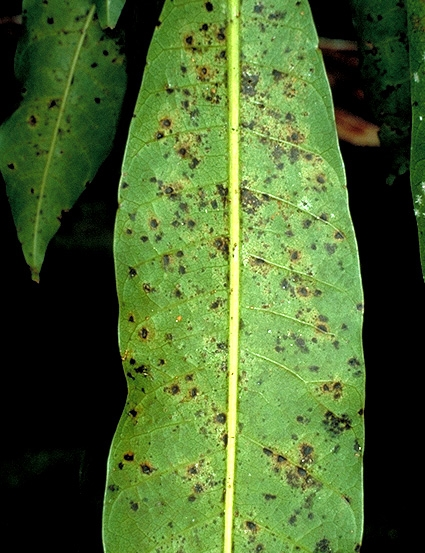
#> input picture for_predict/a_1.jpg, 425 x 553 px
$ python -i feature_extraction.py   (imports and definitions only)
#> lines starting #> are read from the running program, lines starting #| are printed output that depends on the picture; after the words box and inside, x2 and y2 are one past the last pixel; in counts of white or black regions, pixels touching at a corner belong together
import numpy as np
import cv2
from scipy.stats import entropy
from skimage.feature import hog

# Helper untuk grayscale
def to_grayscale(img):
    return cv2.cvtColor(img, cv2.COLOR_BGR2GRAY)

# Ekstraksi fitur warna
def extract_color_features(img):
    channels = cv2.split(img) # B, G R
    features = []

    for channel in channels:
        mean_val = np.mean(channel)
        std_val = np.std(channel)

        # Untuk entropy
        hist = cv2.calcHist([channel], [0], None, [256], [0, 256])
        hist = hist.flatten()

        hist_sum = hist.sum()
        if hist_sum != 0:
            hist = hist / hist_sum
        ent_val = entropy(hist, base=2)

        # Tidak memakai skew karena dikatakan overkill

        features.extend([mean_val, std_val, ent_val])

    return features


# Ekstraksi fitur teksture
def extract_texture_features(img):
    gray = to_grayscale(img)

    features = hog(
        gray,
        pixels_per_cell=(16, 16),
        cells_per_block=(2, 2),
        feature_vector=True
    )

    return features


# Ekstraksi fitur shape
def extract_shape_features(img):
    gray = to_grayscale(img)

    # Threshold to binary
    _, thresh = cv2.threshold(gray, 127, 255, cv2.THRESH_BINARY)

    # Find contours
    contours, _ = cv2.findContours(
        thresh,
        cv2.RETR_EXTERNAL,
        cv2.CHAIN_APPROX_SIMPLE
    )

    if contours:
        c = max(contours, key=cv2.contourArea)

        area = cv2.contourArea(c)
        perimeter = cv2.arcLength(c, True)

        # Circularity (nice bonus feature)
        if perimeter != 0:
            circularity = (4 * np.pi * area) / (perimeter ** 2)
        else:
            circularity = 0

        return [area, perimeter, circularity]

    return [0, 0, 0]


def extract_features(img):
    color_features = extract_color_features(img)
    texture_features = extract_texture_features(img)
    shape_features = extract_shape_features(img)

    return np.hstack([
        color_features,
        texture_features,
        shape_features
    ])

>>> import cv2
>>> picture = cv2.imread('../for_predict/a_1.jpg')
#> picture is the input picture: shape (553, 425, 3); mean B, G, R 46.2, 101.2, 73.5
>>> result = extract_features(picture)
#> the loop in extract_color_features, `for channel in channels:` made 3 passes
#> (mean_val, std_val, ent_val) on passes 1 to 3: (46.25, 44, 5.99), (101.2, 81.82, 6.52), (73.53, 64.83, 6.32)
#> after the loop in extract_color_features, `for channel in channels:`: features = [46.25, 44, 5.99, 101.2, 81.82, 6.52, 73.53, 64.83, 6.32]
#> in extract_features, `color_features = extract_color_features(img)`: color_features has the same summary as features in extract_color_features
#> in to_grayscale, `return cv2.cvtColor(img, cv2.COLOR_BGR2GRAY)`:
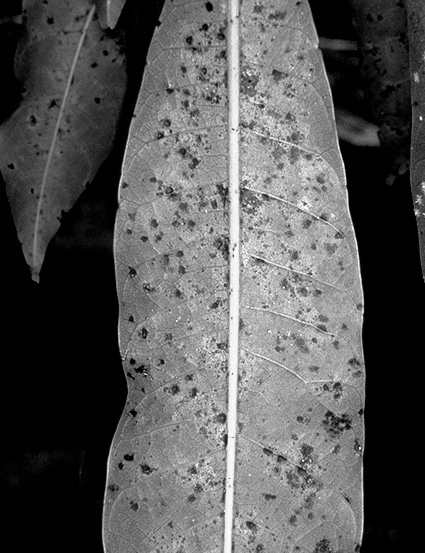
#> returned value: shape (553, 425); min 0, max 252, mean 86.7
#> in extract_shape_features, `_, thresh = cv2.threshold(gray, 127, 255, cv2.THRESH_BINARY)`:
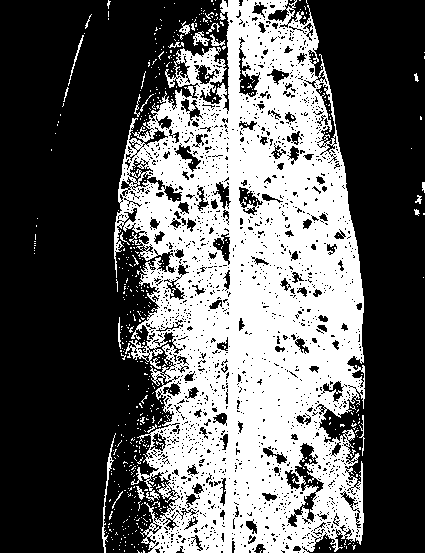
#> thresh: shape (553, 425); 38.1% white; 534 white regions (508 under 20 px)
#> in extract_shape_features, `contours, _ = cv2.findContours( thresh, cv2.RETR_EXTERNAL, cv2.CHAIN_A..`: contours = 460 contours, 450 with area under 20; largest, box (x1, y1, x2, y2) and area: (114, 0, 365, 553) 102070, (102, 433, 116, 553) 136, (193, 31, 210, 46) 98, (179, 21, 190, 35) 55, (210, 34, 225, 46) 45
#> in extract_shape_features, `c = max(contours, key=cv2.contourArea)`: c = contour of 2832 points, box (x1, y1, x2, y2) (114, 0, 365, 553), area 102070
#> in extract_shape_features, `area = cv2.contourArea(c)`: area = 102070.5
#> in extract_shape_features, `perimeter = cv2.arcLength(c, True)`: perimeter = 5188.1
#> in extract_shape_features, `circularity = (4 * np.pi * area) / (perimeter ** 2)`: circularity = 0.0477
#> in extract_features, `shape_features = extract_shape_features(img)`: shape_features = [102070.5, 5188.1, 0.0477]

$ run again, on for_predict/pm_1.jpg
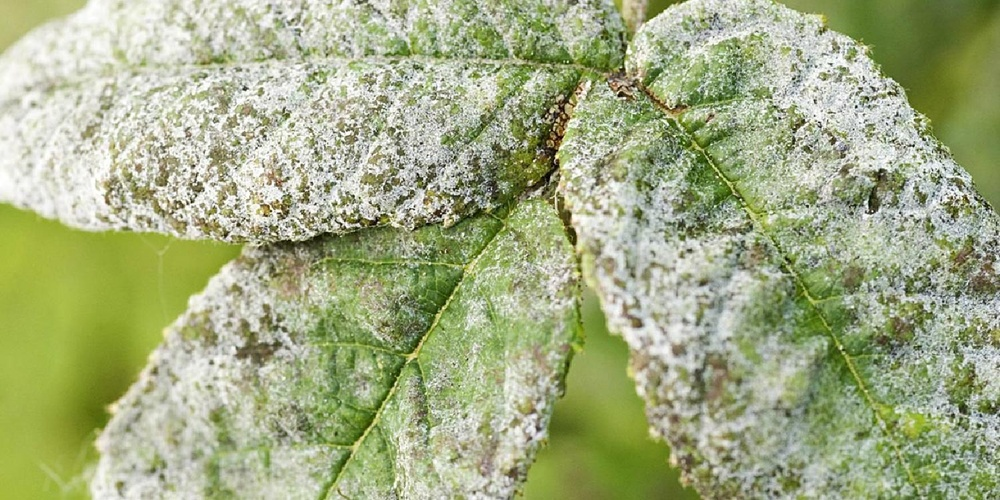
#> input picture for_predict/pm_1.jpg, 1000 x 500 px, shrunk from 1500 x 750 before the run
#> picture is the input picture: shape (500, 1000, 3); mean B, G, R 131.1, 172.6, 163
#> the loop in extract_color_features, `for channel in channels:` made 3 passes
#> (mean_val, std_val, ent_val) on passes 1 to 3: (131.1, 61.04, 7.84), (172.6, 42.01, 7.38), (163, 45.75, 7.51)
#> after the loop in extract_color_features, `for channel in channels:`: features = [131.1, 61.04, 7.84, 172.6, 42.01, 7.38, 163, 45.75, 7.51]
#> color_features has the same summary as features in extract_color_features
#> in to_grayscale, `return cv2.cvtColor(img, cv2.COLOR_BGR2GRAY)`:
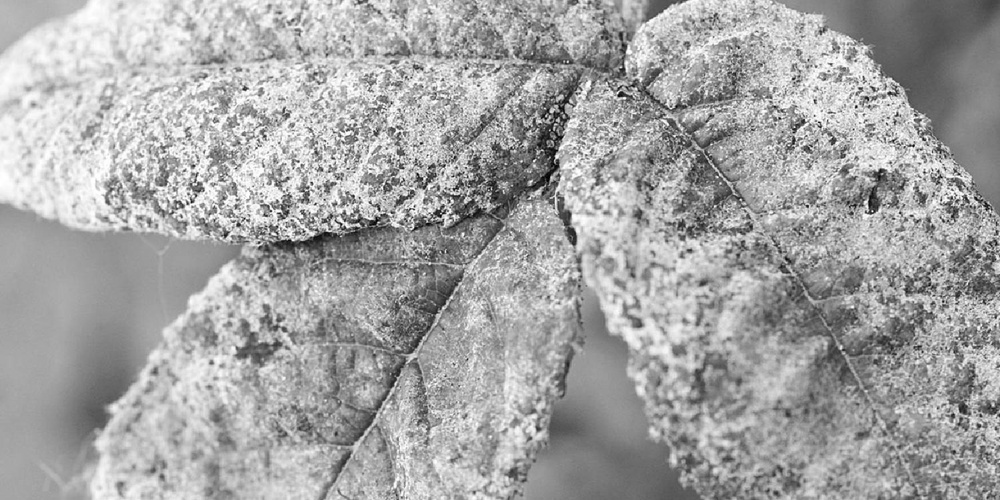
#> returned value: shape (500, 1000); min 1, max 255, mean 165
#> in extract_shape_features, `_, thresh = cv2.threshold(gray, 127, 255, cv2.THRESH_BINARY)`:
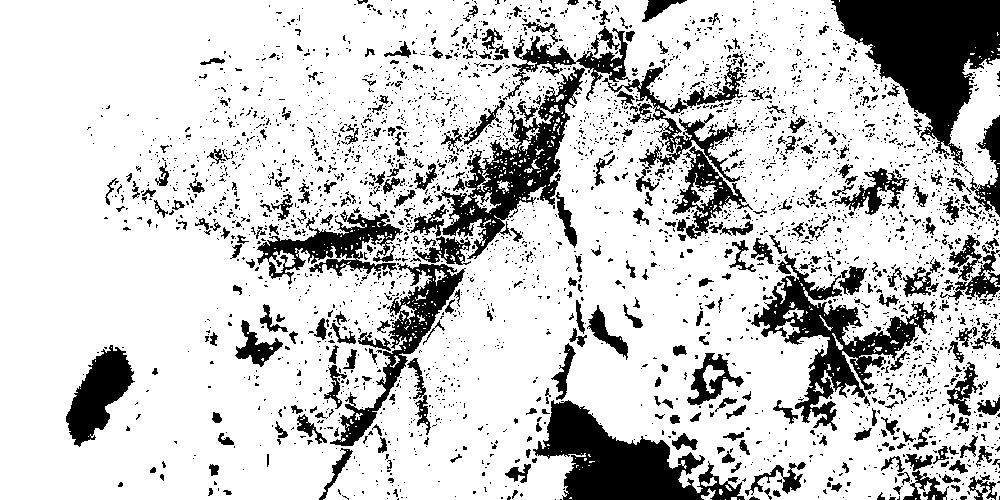
#> thresh: shape (500, 1000); 79.2% white; 3285 black regions (2921 under 20 px)
#> contours = 81 contours, 77 with area under 20; largest, box (x1, y1, x2, y2) and area: (0, 0, 1000, 500) 469444, (701, 488, 716, 500) 56, (701, 477, 717, 487) 54, (990, 277, 1000, 287) 28
#> c = contour of 2027 points, box (x1, y1, x2, y2) (0, 0, 1000, 500), area 469444
#> area = 469443.5
#> perimeter = 5607.7
#> circularity = 0.188
#> shape_features = [469443.5, 5607.7, 0.188]
